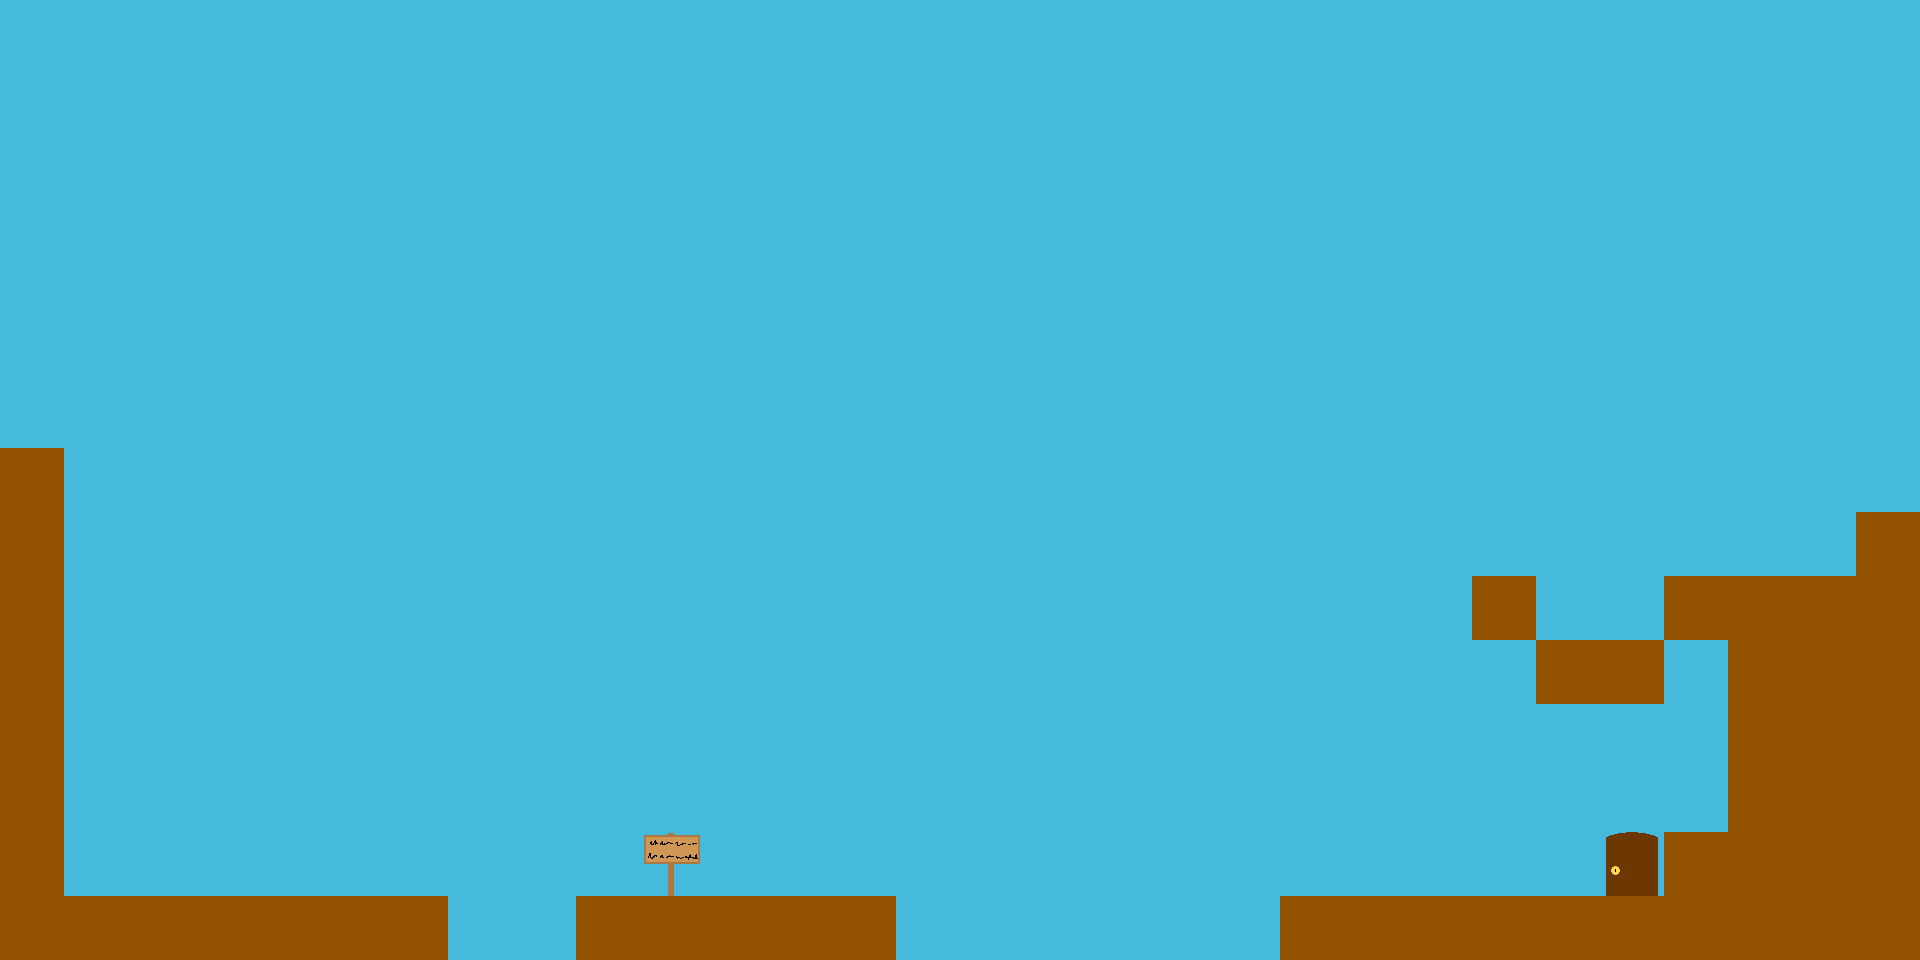

Tiled map render using the project's own tile images. Description and the map definition, with tile-layer contents summarised, below:
An orthogonal 30x15 tile map with 64x64 px tiles, 2 tile layers (background, uni 1) and 3 objects (start, sign, door).

<map version="1.0" orientation="orthogonal" width="30" height="15" tilewidth="64" tileheight="64" backgroundcolor="#7e8079">
 <tileset firstgid="1" name="tileset" tilewidth="64" tileheight="64">
  <image source="tileset.png" width="512" height="512" />
  <tile id="48">
   <properties>
    <property name="solid" value="true" />
   </properties>
  </tile>
 </tileset>
 <layer name="background" width="30" height="15">
  <data>[450 cells, 450 non-empty, 2 distinct tile ids]</data>
 </layer>
 <layer name="uni 1" width="30" height="15">
  <data>[450 cells, 51 non-empty, 3 distinct tile ids]</data>
 </layer>
 <objectgroup name="info" width="30" height="15">
  <object name="start" x="171" y="838" width="76" height="54">
   <properties>
    <property name="player" value="" />
   </properties>
  </object>
 </objectgroup>
 <objectgroup name="objects" width="30" height="15">
  <object name="sign" type="sign" x="644" y="836" width="55" height="58">
   <properties>
    <property name="text" value="use sprint to clear the gap." />
    <property name="uni" value="1" />
   </properties>
  </object>
  <object name="door" type="door" x="1607" y="834" width="49" height="61">
   <properties>
    <property name="next" value="0002" />
    <property name="uni" value="1" />
   </properties>
  </object>
 </objectgroup>
</map>
